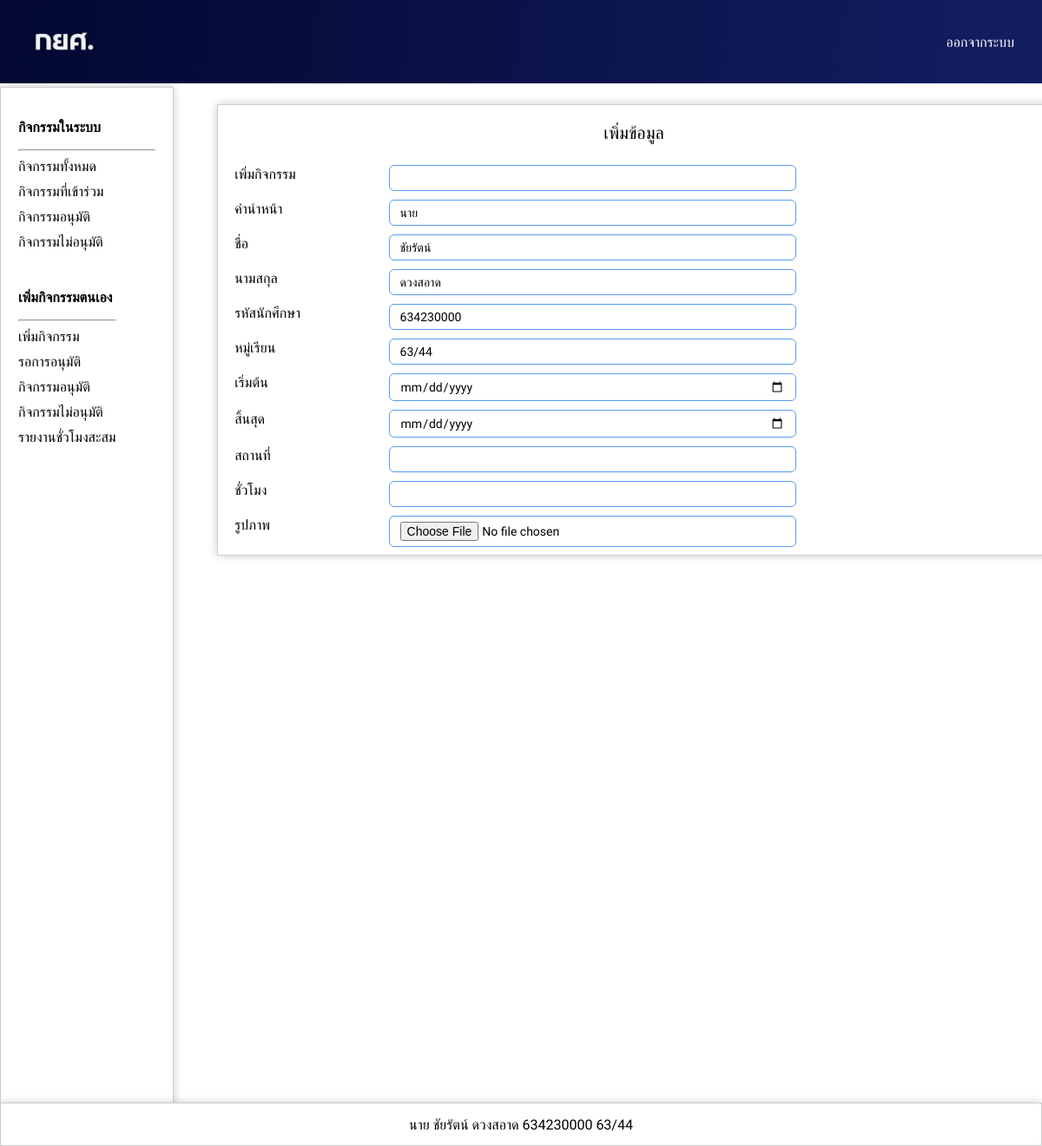
Page /page/ActivityUser.php (signed in) on the committed database.
### tables this page shows
CREATE TABLE `studentuser` (
  `id` int(10) NOT NULL,
  `email` varchar(255) NOT NULL,
  `password` varchar(255) NOT NULL,
  `firstname` varchar(255) NOT NULL,
  `lastname` varchar(255) NOT NULL,
  `urole` varchar(255) NOT NULL,
  `studentID` int(10) NOT NULL,
  `studygroup` varchar(255) NOT NULL COMMENT 'หมู่เรียน',
  `mr_ms` varchar(255) NOT NULL
);

### component/User/Record.php (the view, shortened to what this page needs)
<div class="content">
    <p class="record-p">เพิ่มข้อมูล</p>
    <?php
        require_once 'server.php';
         if (isset($_SESSION['user_login'])) {
            $userId = $_SESSION['user_login'];
            $stmt = $conn->prepare("SELECT * FROM studentuser WHERE id = :userId");
            $stmt->bindParam(":userId", $userId);
            $stmt->execute();
            $user = $stmt->fetch(PDO::FETCH_ASSOC);
        } else {
            echo "กรุณาเข้าสู่ระบบ";
            exit();
        }
    ?>
    <form action="../page/insert/insertUSER.php" method="post" enctype="multipart/form-data">
        <div class="Re-Data-laber">
            <label for="activity2" class="">เพิ่มกิจกรรม</label>
        </div>
        <div class="Re-Data">
            <input type="text" class="npru-input" name="activity2">
        </div>
        <div class="Re-Data-laber">
            <label for="mr_ms" class="">คำนำหน้า</label>
        </div>
        <div class="Re-Data">
            <input type="text" class="npru-input" name="mr_ms" value="<?php echo $user['mr_ms']; ?>" required readonly>
        </div>
        <div class="Re-Data-laber">
            <label for="firstname" class="">ชื่อ</label>
        </div>
        <div class="Re-Data">
            <input type="text" class="npru-input" name="firstname" value="<?php echo $user['firstname']; ?>" required readonly>
        </div>
        <div class="Re-Data-laber">
            <label for="lastname" class="">นามสกุล</label>
        </div>
        <div class="Re-Data">
            <input type="text" class="npru-input" name="lastname" value="<?php echo $user['lastname']; ?>" required readonly>
        </div>
        <div class="Re-Data-laber">
            <label for="studentID" class="">รหัสนักศึกษา</label>
        </div>
        <div class="Re-Data">
            <input type="text" class="npru-input" name="studentID" value="<?php echo $_SESSION['studentID']; ?>" required readonly>
        </div>
        <div class="Re-Data-laber">
            <label for="studygroup" class="">หมู่เรียน</label>
        </div>
        <div class="Re-Data">
            <input type="text" class="npru-input" name="studygroup" value="<?php echo $user['studygroup']; ?>" required readonly>
        </div>
        <div class="Re-Data-laber">
            <label for="activity_date1" class="">เริ่มต้น</label>
        </div>
        <div class="Re-Data">
            <input type="date" class="npru-input" name="activity_date1" required>
        </div>
        <div class="Re-Data-laber">
            <label for="activity_date2" class="">สิ้นสุด</label>
        </div>
        <div class="Re-Data">
            <input type="date" class="npru-input" name="activity_date2" required>
        </div>
        <div class="Re-Data-laber">
            <label for="name_location" class="">สถานที่</label>
        </div>
        <div class="Re-Data">
            <input type="text" class="npru-input" name="name_location" required>
        </div>
        <div class="Re-Data-laber">
            <label for="collect_hours" class="">ชั่วโมง</label>
        </div>
        <div class="Re-Data">
            <input type="text" class="npru-input" name="collect_hours" required>
        </div>
        <div class="Re-Data-laber">
            <label for="img" class="">รูปภาพ</label>
        </div>
        <div class="Re-Data">
            <input type="file" class="npru-input" id="imgInput" name="img">
        </div>
    </form>
</div>

### component/Footer.php (shortened to what this page needs)
<footer class="footer">
    <div class="footer-text">
        <?php
        require_once 'server.php';
        if (isset($_SESSION['studentID'])) {
            $studentID = $_SESSION['studentID'];
            $stmt = $conn->prepare("SELECT * FROM studentuser WHERE studentID = :studentID");
            $stmt->bindParam(":studentID", $studentID);
            $stmt->execute();
            $user = $stmt->fetch(PDO::FETCH_ASSOC);
            echo $user['mr_ms'] . ' ' . $user['firstname'] . ' ' . $user['lastname'] . ' ' . $user['studentID'] . ' ' . $user['studygroup'];
        }
        ?>
    </div>
</footer>

### page/page.css (style rules this page uses)
* { text-decoration: none; font-family: 'Kanit', sans-serif; font-family: 'Mitr', sans-serif; font-family: 'Prompt', sans-serif; padding: 0; box-sizing: border-box; }
.footer { display: flex; gap: 1rem; height: 50px; width: 100%; background-color: #fff; position: fixed; bottom: 0; left: 0; justify-content: center; align-items: center; padding: 0.5rem; border: 1px solid #ccc; box-shadow: 0 0 10px rgba(0, 0, 0, 0.2); }
.footer-text { color: #000; }
.content { margin-left: 250px; margin-right: 20px; margin-top: 120px; height: 33rem; border: 1px solid #ccc; box-shadow: 0 0 10px rgba(0, 0, 0, 0.2); position: fixed; top: 0; left: 0; width: 80%; }
.record-p { text-align: center; font-size: 20px; }
.Re-Data { padding: 5px ; display: flex; justify-content: center; flex-direction: column; gap: 2rem; width: 50%; margin-left: 20%; height: auto; }
.Re-Data-laber { float: left; margin-top: 6px; margin-left: 2%; }
.npru-input { border: 1px solid #579cf1; border-radius: 0.375rem; padding: 0.375rem 0.75rem; font-size: 0.875rem; width: 100%; }
.content { max-height: 520px; overflow-y: scroll; }

### rows in the picture
studentuser: mr_ms "นาย", firstname "ชัยรัตน์", lastname "ดวงสอาด", studygroup "63/44", studentID "634230000"
